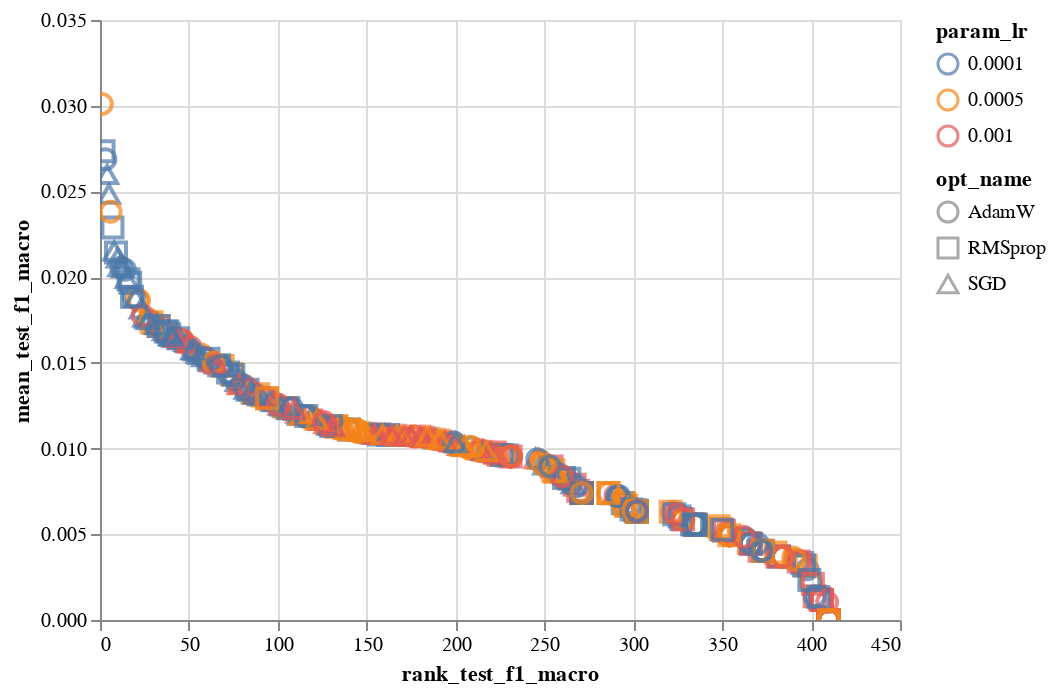

The notebook cell saved with this chart:
### Code cell
alt.Chart(sm_res_df).mark_point(size=100).encode(
    x='rank_test_f1_macro:Q',
    y='mean_test_f1_macro:Q',
    #color=alt.Color('param_lr:Q',scale=alt.Scale(type='log',scheme='viridis')),
    color=alt.Color('param_lr:N',scale=alt.Scale(scheme='tableau10')),
    shape="opt_name:N",
    tooltip=["rank_test_f1_macro:Q","mean_test_f1_macro:Q","param_module__num_filters2:N","param_module__num_filters1:N","param_module__kernel_size2:N","param_module__kernel_size1:N","param_lr:N","param_module__fc_node_num1:N","param_module__fc_node_num2:N","opt_name:N"]
    
).interactive()

### Figure 1 — Vega-Lite specification as saved in the notebook (floating-point values rounded to 4 significant figures; data arrays with more than 128 entries replaced by an {"elided": "..."} marker saying what was removed)
{"config": {"view": {"continuousWidth": 400, "continuousHeight": 300}}, "data": {"name": "data-cec9fa0c5d3289269061eebe614e4162"}, "mark": {"type": "point", "size": 100}, "encoding": {"color": {"type": "nominal", "field": "param_lr", "scale": {"scheme": "tableau10"}}, "shape": {"type": "nominal", "field": "opt_name"}, "tooltip": [{"type": "quantitative", "field": "rank_test_f1_macro"}, {"type": "quantitative", "field": "mean_test_f1_macro"}, {"type": "nominal", "field": "param_module__num_filters2"}, {"type": "nominal", "field": "param_module__num_filters1"}, {"type": "nominal", "field": "param_module__kernel_size2"}, {"type": "nominal", "field": "param_module__kernel_size1"}, {"type": "nominal", "field": "param_lr"}, {"type": "nominal", "field": "param_module__fc_node_num1"}, {"type": "nominal", "field": "param_module__fc_node_num2"}, {"type": "nominal", "field": "opt_name"}], "x": {"type": "quantitative", "field": "rank_test_f1_macro"}, "y": {"type": "quantitative", "field": "mean_test_f1_macro"}}, "selection": {"selector010": {"type": "interval", "bind": "scales", "encodings": ["x", "y"]}}, "$schema": "https://vega.github.io/schema/vega-lite/v4.8.1.json", "datasets": {"data-cec9fa0c5d3289269061eebe614e4162": {"elided": "500 records"}}}
